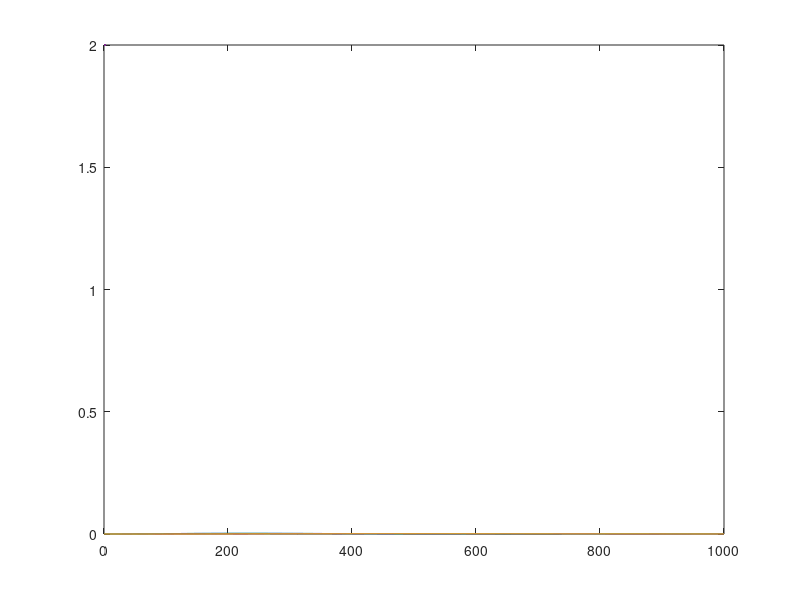

The MATLAB script that drew this image: (Note: this script raises an error after producing the figure.)
figure
kB = 1.38e-23;
NA = 6.02e23;
m = 32e-3 / NA;

T = [100 300 500]';
v = linspace(0, 1000, 10000);

kT = kB * T;
f = 4 * pi * (m./ (2 * pi * kT)).^1.5.* exp(-m * v.^2./ (2 * kT)).* v.^2;
lincomp(plot(v, f, LineWidth=2))

% xline(sqrt(2 * kT / m))

grid on
xlabel("$v/(\mathrm{m}\,\mathrm{s}^{-1})$", Interpreter="latex")
ylabel("$p(v)/(\mathrm{s}\,\mathrm{m}^{-1})$", Interpreter="latex")
pad_legend(legend("$T="+T+"$ K", Interpreter="latex"));

set(gcf, Position=[200 200 700 400])

exportgraphics(gca, "../Maxwell_distribution.pdf", ContentType="vector", BackgroundColor="none")
